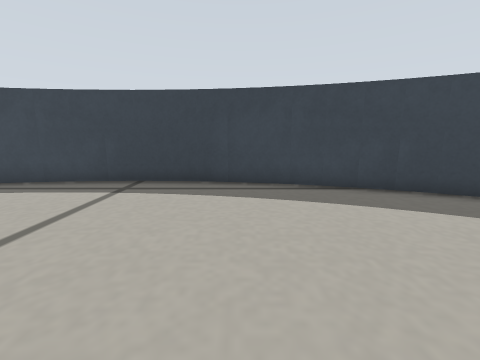
[1] (above)

16 first-person views from a walk through a Gazebo world. The camera is 0.15 m above the floor, tilts 10° down and sees 90° across. The floor is counted in squares, 0.1 m on a side. Each view is taken from the middle of a square. On the plan, view 1 faces up. The plan holds only what a view shows up to about 13 squares ahead; the rest is blank. The place goes on beyond the plan.

[2]
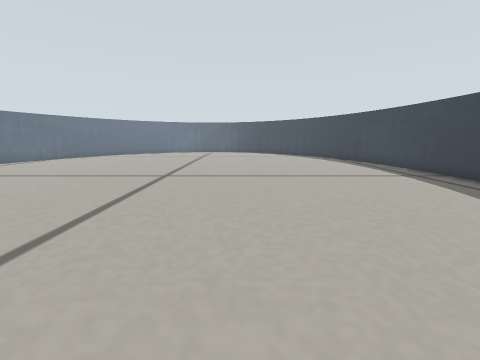

[3]
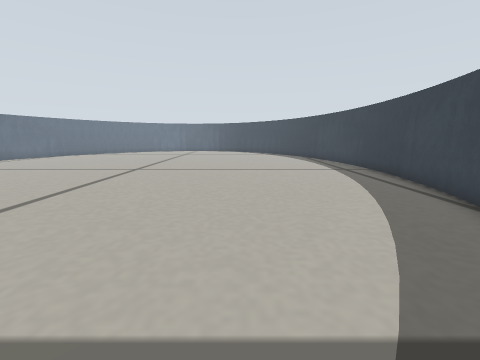

[4]
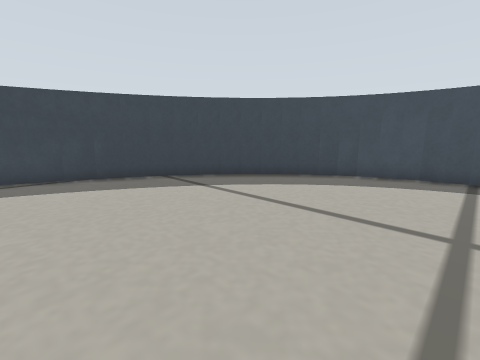

[5]
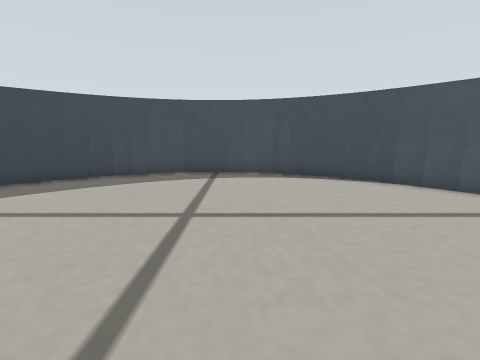

[6]
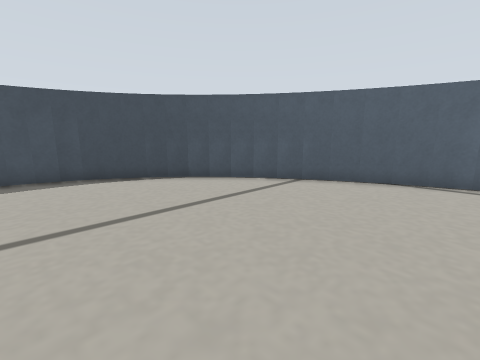

[7]
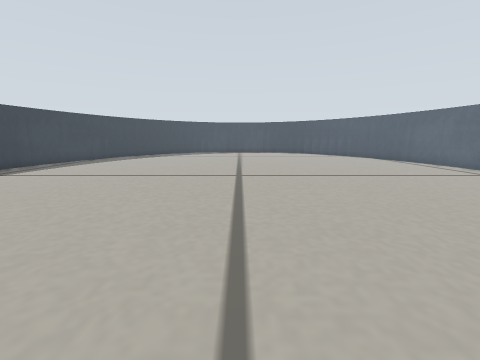

[8]
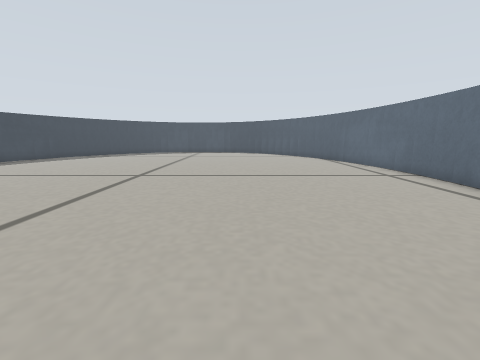

[9]
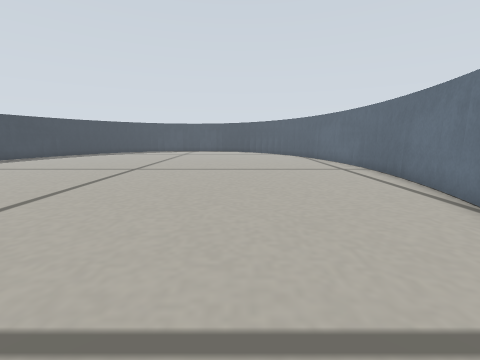

[10]
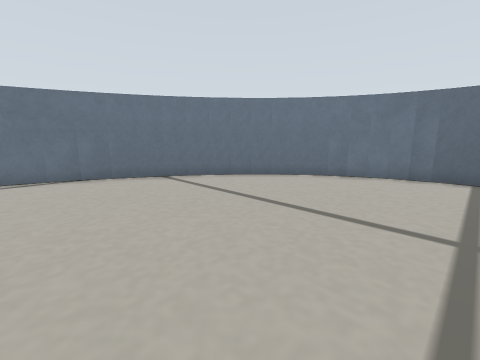

[11]
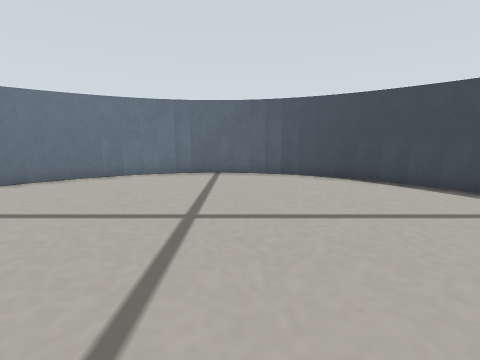

[12]
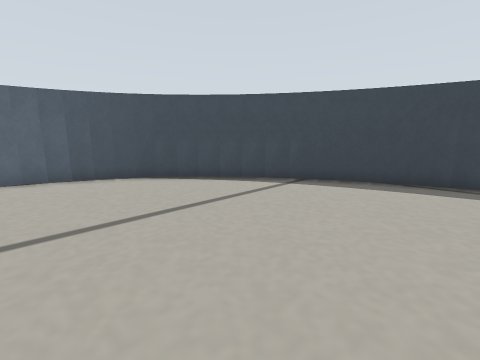

[13]
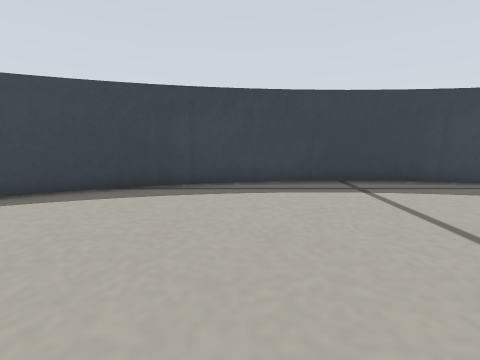

[14]
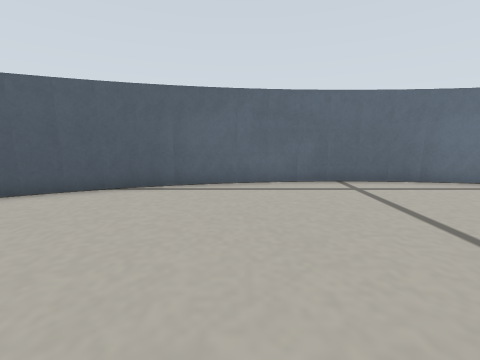

[15]
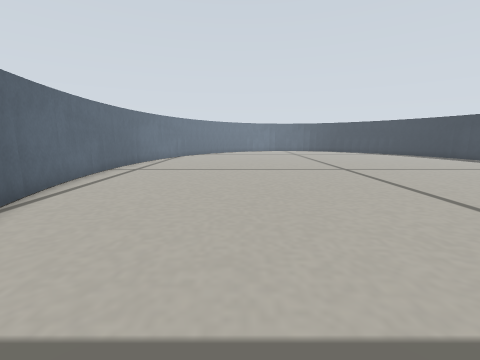

[16]
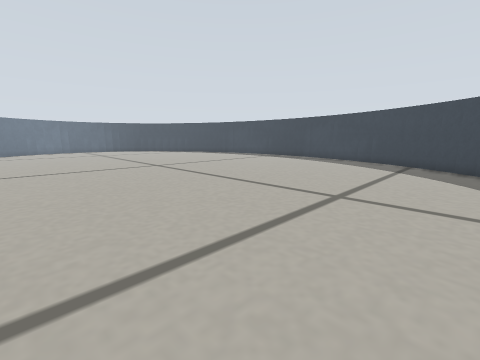

### Floor plan
Points are (right, up) in squares from view 1. A wall is a line through its corners. A room is listed if a view was taken in it or the views show most of it. See-through windows are left out.
Room 1 (views 1, 2, 3, 4, 5, 6, 7, 8, 9, 10, 11, 12, 13, 14, 15, 16)
walls: (-4.4, 8.2) (-7.7, 7.8); (-3.1, -14.2) (-1.9, -14.1); (-6.2, -14.1) (-3, -14.2); (-7.5, 7.8) (-8.6, 7.6); (-2, -14.2) (1.1, -13.7); (-1.3, 8.1) (-4.6, 8.2); (-8.2, -13.7) (-6.1, -14); (-8.5, 7.7) (-11.5, 6.7); (1, -13.8) (4, -12.9); (1.7, 7.6) (-1.5, 8.2); (-11.1, -12.9) (-8.1, -13.7); (-11.4, 6.7) (-13.2, 5.9); (3.5, 7.1) (1.5, 7.6); (-13, 5.9) (-14.7, 4.9); (3.8, -13) (6.5, -11.7); (4.5, 6.6) (3.4, 7); (-14.3, -11.2) (-12.7, -12.1) (-10.9, -12.9); (-14.6, 5) (-16.6, 3.4); (6.4, -11.7) (8, -10.7); (-15.7, -10.2) (-14.2, -11.2); (7, 5.4) (4.3, 6.8); (-16.5, 3.4) (-17.6, 2.1); (7.7, 4.9) (6.9, 5.4); (7.9, -10.8) (9.9, -9); (-17.5, 2.2) (-18.4, 0.9); (-17.8, -7.8) (-16.3, -9.6) (-15.6, -10.2); (9, 3.8) (7.6, 5); (-18.3, 1.1) (-18.9, -0.3) (-19.4, -2.2); (9.7, -9.1) (10.8, -7.9) (11.5, -6.6); (-19.2, -4.7) (-18.8, -6) (-18.5, -6.6) (-17.7, -7.9); (-19.3, -2.1) (-19.4, -2.9); (-19.4, -2.8) (-19.2, -4.8); (10.6, 2.1) (8.9, 4); (11.4, 0.8) (10.5, 2.2); (11.5, -6.7) (12, -5.3); (11.9, -0.4) (11.3, 1); (12, -5.5) (12.4, -3.4); (12.2, -1.6) (11.9, -0.3); (12.4, -3.5) (12.3, -1.5)

Where each view was taken, in squares from view 1:
view 1: 0 up, 0 right, facing up
view 2: 0 up, 6 right, facing left
view 3: 2 up, 8 right, facing left
view 4: 3 down, 2 right, facing up-right
view 5: 4 down, 2 right, facing right
view 6: 4 down, 2 right, facing down-right
view 7: 3 down, 13 left, facing right
view 8: 7 down, 13 left, facing right
view 9: 8 down, 15 left, facing right
view 10: 3 down, 9 left, facing down-left
view 11: 2 down, 9 left, facing left
view 12: 2 down, 9 left, facing up-left
view 13: 0 up, 7 left, facing up
view 14: 6 down, 0 right, facing down
view 15: 8 down, 8 right, facing left
view 16: 9 down, 9 right, facing up-left
